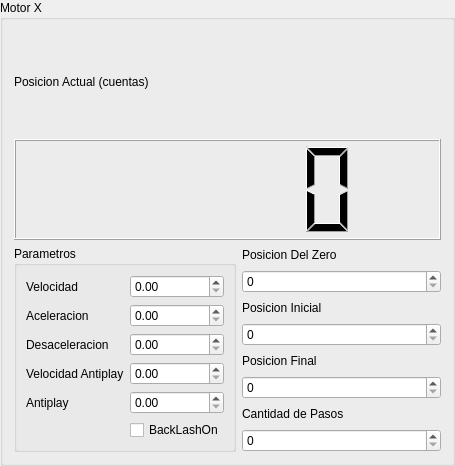
<?xml version="1.0" encoding="UTF-8"?>
<ui version="4.0">
 <class>GroupBox</class>
 <widget class="QGroupBox" name="GroupBox">
  <property name="geometry">
   <rect>
    <x>0</x>
    <y>0</y>
    <width>455</width>
    <height>466</height>
   </rect>
  </property>
  <property name="windowTitle">
   <string>GroupBox</string>
  </property>
  <property name="title">
   <string>Motor X</string>
  </property>
  <layout class="QVBoxLayout" name="verticalLayout">
   <item>
    <widget class="QLabel" name="label">
     <property name="text">
      <string>Posicion Actual (cuentas)</string>
     </property>
    </widget>
   </item>
   <item>
    <widget class="QLCDNumber" name="pos_number"/>
   </item>
   <item>
    <layout class="QHBoxLayout" name="horizontalLayout">
     <item>
      <widget class="QGroupBox" name="groupBox">
       <property name="title">
        <string>Parametros</string>
       </property>
       <layout class="QGridLayout" name="gridLayout_2">
        <item row="0" column="1">
         <widget class="QDoubleSpinBox" name="doubleSpinBox"/>
        </item>
        <item row="5" column="1">
         <widget class="QCheckBox" name="checkBox">
          <property name="text">
           <string>BackLashOn</string>
          </property>
         </widget>
        </item>
        <item row="3" column="1">
         <widget class="QDoubleSpinBox" name="doubleSpinBox_4"/>
        </item>
        <item row="1" column="1">
         <widget class="QDoubleSpinBox" name="doubleSpinBox_2"/>
        </item>
        <item row="0" column="0">
         <widget class="QLabel" name="label_3">
          <property name="text">
           <string>Velocidad</string>
          </property>
         </widget>
        </item>
        <item row="1" column="0">
         <widget class="QLabel" name="label_4">
          <property name="text">
           <string>Aceleracion</string>
          </property>
         </widget>
        </item>
        <item row="2" column="1">
         <widget class="QDoubleSpinBox" name="doubleSpinBox_3"/>
        </item>
        <item row="4" column="1">
         <widget class="QDoubleSpinBox" name="doubleSpinBox_5"/>
        </item>
        <item row="2" column="0">
         <widget class="QLabel" name="label_5">
          <property name="text">
           <string>Desaceleracion</string>
          </property>
         </widget>
        </item>
        <item row="3" column="0">
         <widget class="QLabel" name="label_6">
          <property name="text">
           <string>Velocidad Antiplay</string>
          </property>
         </widget>
        </item>
        <item row="4" column="0">
         <widget class="QLabel" name="label_7">
          <property name="text">
           <string>Antiplay</string>
          </property>
         </widget>
        </item>
       </layout>
      </widget>
     </item>
     <item>
      <layout class="QVBoxLayout" name="verticalLayout_2">
       <item>
        <widget class="QLabel" name="label_2">
         <property name="text">
          <string>Posicion Del Zero</string>
         </property>
        </widget>
       </item>
       <item>
        <widget class="QSpinBox" name="init_pos_sb"/>
       </item>
       <item>
        <widget class="QLabel" name="label_8">
         <property name="text">
          <string>Posicion Inicial</string>
         </property>
        </widget>
       </item>
       <item>
        <widget class="QSpinBox" name="min_pos_sb"/>
       </item>
       <item>
        <widget class="QLabel" name="label_9">
         <property name="text">
          <string>Posicion Final</string>
         </property>
        </widget>
       </item>
       <item>
        <widget class="QSpinBox" name="max_pos_sb"/>
       </item>
       <item>
        <widget class="QLabel" name="label_10">
         <property name="text">
          <string>Cantidad de Pasos</string>
         </property>
        </widget>
       </item>
       <item>
        <widget class="QSpinBox" name="amount_pos_sb"/>
       </item>
      </layout>
     </item>
    </layout>
   </item>
  </layout>
 </widget>
 <resources/>
 <connections/>
</ui>
